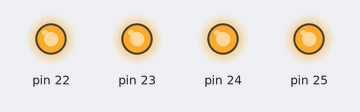
Bench run of a sketch on a simulated Arduino Mega 2560, built with avr-gcc and run on an emulated ATmega2560. Parts: output pins drawn as LEDs (lit = HIGH).

Above: at 0.5 s.
At 3.5 s:
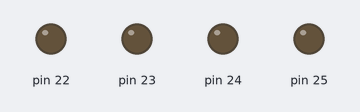
Timing chart, 0 to 4.6 s (numbered marks = the images above):
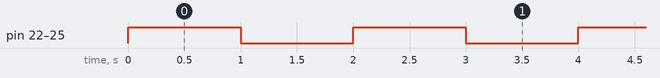

Measured:
- by itself, pin 22–25: alternates HIGH for 1.0 s and LOW for 1.0 s

The sketch:

Aplicacion-Blink.ino
```cpp
void setup() {
  pinMode (22,OUTPUT);
  pinMode (23,OUTPUT);
  pinMode (24,OUTPUT);
  pinMode (25,OUTPUT);
}
void loop() {
  digitalWrite(22,HIGH);
  digitalWrite(23,HIGH);
  digitalWrite(24,HIGH);
  digitalWrite(25,HIGH);
  delay(1000);
  digitalWrite(22,LOW);
  digitalWrite(23,LOW);
  digitalWrite(24,LOW);
  digitalWrite(25,LOW);
  delay(1000);
}
```
